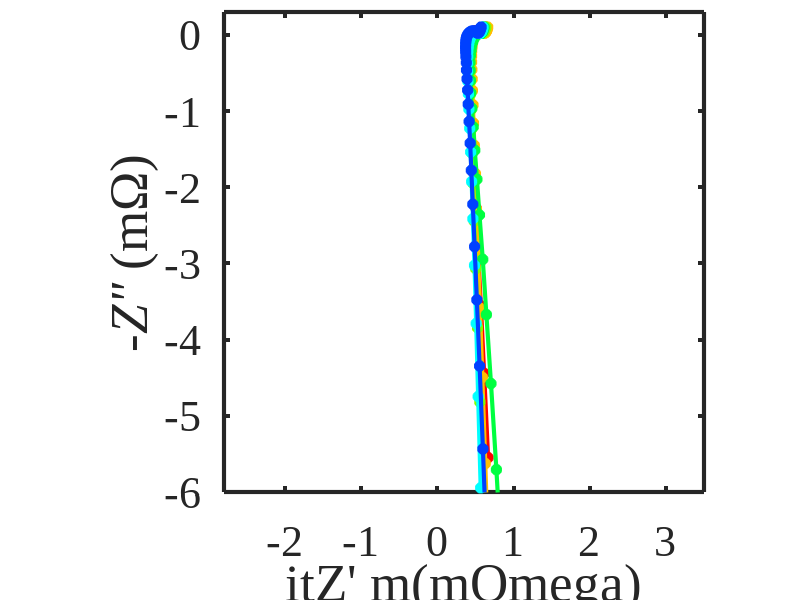

MATLAB code to generate this figure: (Note: this script raises an error after producing the figure.)
%% ========================================================================
%  EIS Experimental Data Visualization and Correction
%  Author: LAN
%  Date: 2025-11-12
%  ------------------------------------------------------------------------
%  This script:
%   (1) Plots raw EIS experimental data (µΩ)
%   (2) Scans parameters (a, b) for DRT-based reconstruction
%   (3) Evaluates MSE and visualizes parameter sensitivity
%  ========================================================================

clc; clear; close all;

load exp1_eis.mat

%%
figure,
color=hsv(8);
set(gcf, 'Position',[0 0 800 800],'Color','White');EIS_gather=[];
for i=1:1:size(exp1_eis,1)
    eisdata=exp1_eis{i,1};
    plo=plot(eisdata(:,2)*1000-min(eisdata(:,2))*1000*0,eisdata(:,3)*1000,'-*','Color',color(i,:),'LineWidth',3,'MarkerSize',8);hold on;
    axis equal
    eisdata0 = eisdata(:,1:3);
    eisdata0(:,3) = -eisdata(:,3);
    % [x,Zs1,Zs2] = R_RCE_W_RL(eisdata0);
    % plo=plot(real(Zs1)*1000000,-imag(Zs1)*1000000,'o','Color',color(i,:),'LineWidth',3,'MarkerSize',8);
    % Zs2{i} = Zs2;
end
% label={'^','+','x','s',"diamond","pentagram"};

xlabel("\itZ' \rm(m\Omega)");ylabel('-\itZ" \rm(m\Omega)');
set (gca,'LineWidth',3,'position',[0.18,0.18,0.8,0.8],'FontSize',32,'LabelFontSizeMultiplier',1,'FontName','Times New Roman');
set(gca,'FontSize',32,'LabelFontSizeMultiplier',1.2,'FontName','Times New Roman');
axis([-2.8 3.5 -6 0.3])
gca=boxoff(gca);clear gca

%%
figure,
color=hsv(8);
set(gcf, 'Position',[0 0 800 800],'Color','White');EIS_gather=[];plot_all=[];
for i=1:1:size(exp1_eis,1)
    eisdata=exp1_eis{i,1};
    plo=plot(eisdata(:,2)*1000000,eisdata(:,3)*1000000,'-*','Color',color(i,:),'LineWidth',3,'MarkerSize',8);hold on;
    plot_all=[plot_all plo];
    axis equal
    EIS_gather=[EIS_gather;[eisdata(:,2)*1000000;eisdata(:,3)*1000000]'];
    eisdata0 = eisdata(:,1:3);
    eisdata0(:,3) = -eisdata(:,3);
    % [x,Zs1,Zs2] = R_RCE_W_RL(eisdata0);
    % plo=plot(real(Zs1)*1000000,-imag(Zs1)*1000000,'o','Color',color(i,:),'LineWidth',3,'MarkerSize',8);
    % Zs2{i} = Zs2;
end
% label={'^','+','x','s',"diamond","pentagram"};
label={'+','x','s',"diamond","pentagram"};
eis_label=[21 31 41 51];
for k=1:1:length(eis_label)
    real0=EIS_gather(:,eis_label(k));
    imag0=EIS_gather(:,51+eis_label(k));
    plo=plot(real0,imag0,label{k},'MarkerSize',16,'MarkerEdgeColor','k');
    plot_all=[plot_all plo];
end
plo=plot(-1,1,label{k},'MarkerSize',16,'MarkerEdgeColor','w');
plot_all=[plot_all plo];
plo=plot(-1,1,label{k},'MarkerSize',16,'MarkerEdgeColor','w');
plot_all=[plot_all plo];
leg_all={'EIS1','EIS2','EIS3','EIS4','EIS5','EIS6','100 Hz','10 Hz','1 Hz','0.1 Hz',' ',' '};
xlabel("\itZ' \rm(\mu\Omega)");ylabel('-\itZ" \rm(\mu\Omega)');
set (gca,'LineWidth',3,'position',[0.18,0.18,0.8,0.8],'FontSize',32,'LabelFontSizeMultiplier',1,'FontName','Times New Roman');
set(gca,'FontSize',32,'LabelFontSizeMultiplier',1.2,'FontName','Times New Roman');
axis([0.37 0.67 -0.06 0.24]*1000)
leg=legend(plot_all,leg_all);
set(leg,'Location','North','FontSize',24,'FontName','Times New Roman','Orientation','v','NumColumns',2,'box','off');
leg.ItemTokenSize=[60,18];  %
gca=boxoff(gca);clear gca
